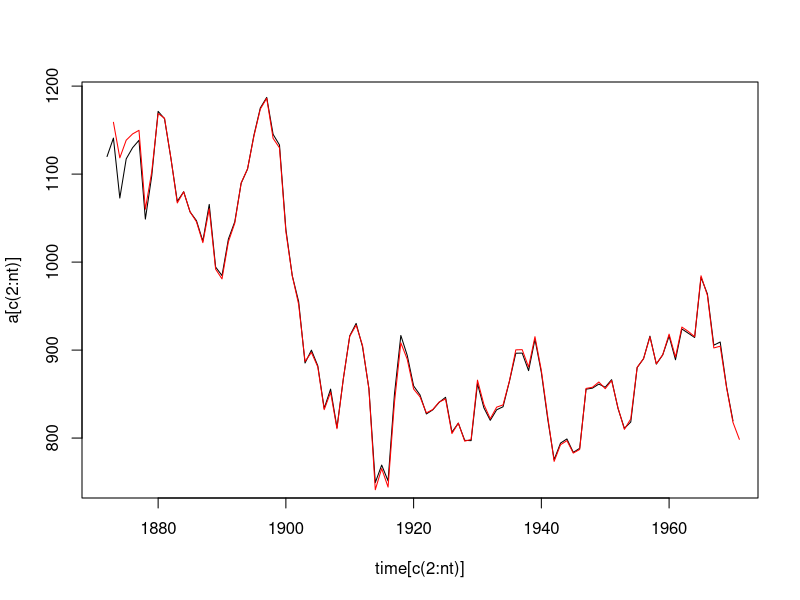
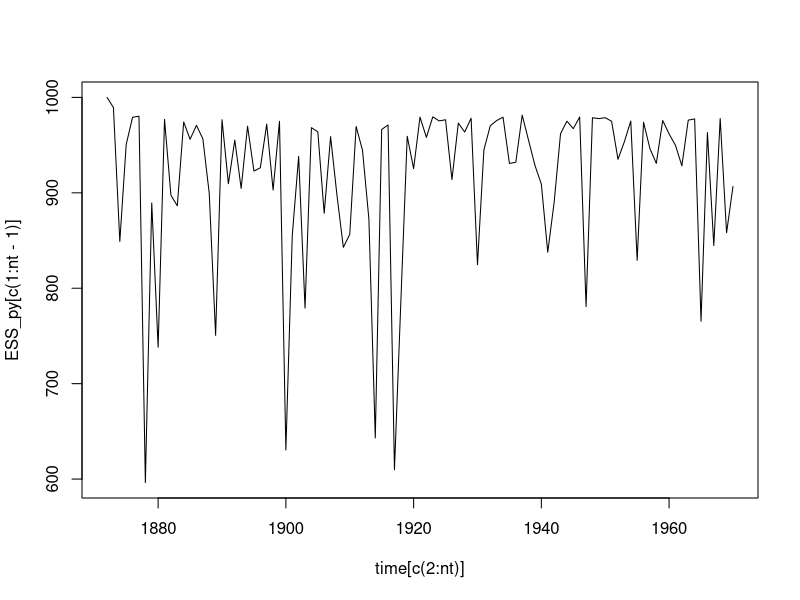

Reproduce these figures in R, in order.
## ---- chunk 1
Nile <- datasets::Nile
## ---- chunk 2
nt   <- 100                      # no. time intervals
time <- c(1871:1970)

sig_ep  <- 15099                        # process err variance
sig_eta  <- 1469.1                       # obs error variance

a <- rep(0,nt)
P <- rep(0,nt)


v <- rep(0,nt)
F <- rep(0,nt)
K <- rep(0,nt)



a[1] = 0
P[1] = 10^10


v[1] <- Nile[1] - a[1]
F[1] <- P[1] + sig_ep
K[1] <- P[1]/F[1]


for(t in 2:nt){
  a[t] <- a[t-1] + K[t-1]*v[t-1]
  P[t] <- P[t-1]*(1-K[t-1]) + sig_eta

  
  v[t] <- Nile[t] - a[t]
  F[t] <- P[t] + sig_ep
  K[t] <- P[t]/F[t]
}

## ---- chunk 3
ESS_py <- read.csv(file = 'local_ESS.csv')$X0
## ---- chunk 4
a_py <- read.csv(file = 'local_a.csv')$X0
## ---- chunk 5
time2 <- time + 1
## ---- chunk 6

plot(time[c(2:nt)],a[c(2:nt)], type="l")
lines(time2[c(2:nt)], a_py[c(2:nt)], type="l", ,col="red")
## ---- chunk 7
plot(time[c(2:nt)],ESS_py[c(1:nt-1)], type="l")
